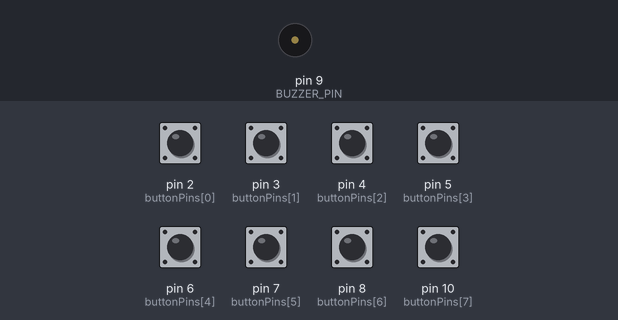
Bench run of a sketch on a simulated Arduino Uno, built with avr-gcc and run on an emulated ATmega328P. Shown: buzzer (waves = sounding). The inputs (shaded band) are chosen by the test bench; at power-on: pin 2 (buttonPins[0]), pin 3 (buttonPins[1]), pin 4 (buttonPins[2]), pin 5 (buttonPins[3]), pin 6 (buttonPins[4]), pin 7 (buttonPins[5]), pin 8 (buttonPins[6]), pin 10 (buttonPins[7]) HIGH.

Above: at 1.2 s.
1.3 s: pin 2 (buttonPins[0]) pulled LOW for 0.15 s
At 1.37 s:
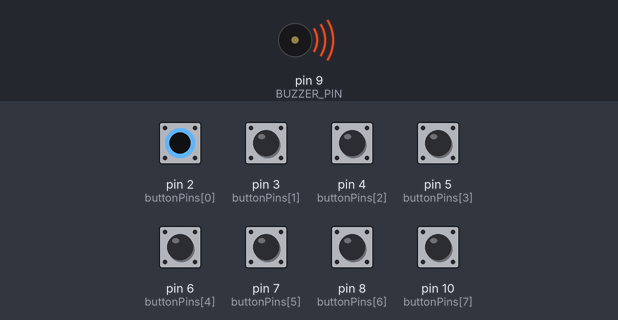
Timing chart, 0 to 4.3 s (numbered marks = the images above; inputs shaded):
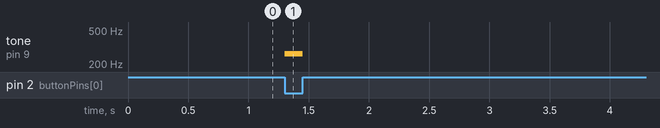

Measured:
- after the input at 1.3 s, tone on pin 9 (BUZZER_PIN): silent → 262 Hz at once, → silent 0.15 s later

The sketch:

pianobuzzer.ino
```cpp
#define BUZZER_PIN 9

const int buttonPins[] = {2, 3, 4, 5, 6, 7, 8, 10}; // Pines de los botones
const int tones[] = {262, 294, 330, 349, 392, 440, 494, 523}; // Notas (DO, RE, MI, FA, SOL, LA, SI, DO')
const int numButtons = 8;

void setup() {
    pinMode(BUZZER_PIN, OUTPUT);
    for (int i = 0; i < numButtons; i++) {
        pinMode(buttonPins[i], INPUT_PULLUP);
    }
}

void loop() {
    for (int i = 0; i < numButtons; i++) {
        if (digitalRead(buttonPins[i]) == LOW) {
            tone(BUZZER_PIN, tones[i]); // Reproducir la nota
        }
    }
    if (allButtonsReleased()) {
        noTone(BUZZER_PIN); // Detener el sonido si no hay botones presionados
    }
}

bool allButtonsReleased() {
    for (int i = 0; i < numButtons; i++) {
        if (digitalRead(buttonPins[i]) == LOW) {
            return false;
        }
    }
    return true;
}
```
